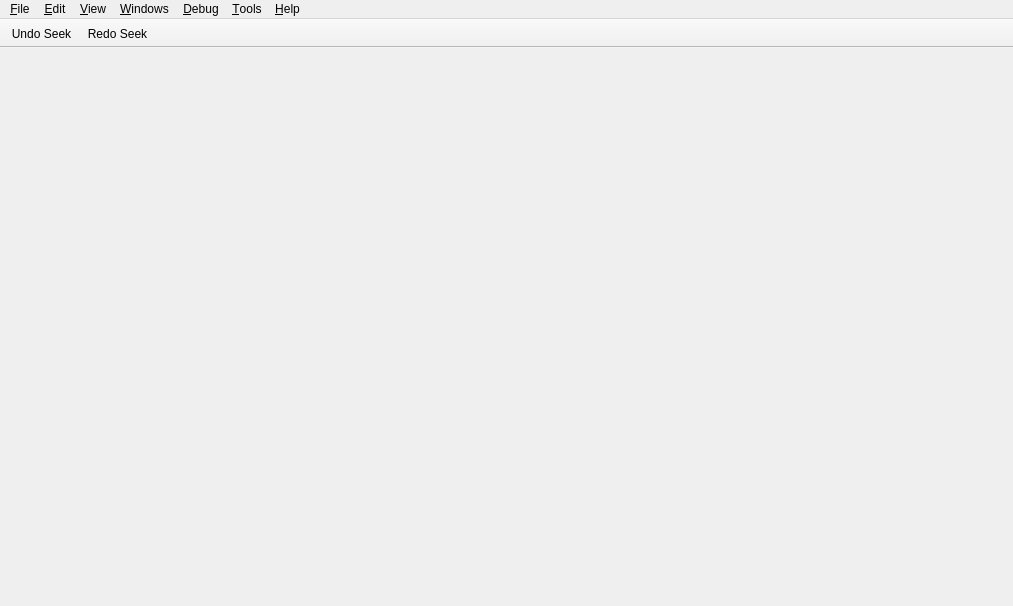
<?xml version="1.0" encoding="UTF-8"?>
<ui version="4.0">
 <class>MainWindow</class>
 <widget class="QMainWindow" name="MainWindow">
  <property name="geometry">
   <rect>
    <x>0</x>
    <y>0</y>
    <width>1013</width>
    <height>606</height>
   </rect>
  </property>
  <property name="sizePolicy">
   <sizepolicy hsizetype="Expanding" vsizetype="Expanding">
    <horstretch>0</horstretch>
    <verstretch>0</verstretch>
   </sizepolicy>
  </property>
  <property name="windowTitle">
   <string notr="true">Cutter</string>
  </property>
  <property name="styleSheet">
   <string notr="true"/>
  </property>
  <property name="documentMode">
   <bool>true</bool>
  </property>
  <property name="dockNestingEnabled">
   <bool>true</bool>
  </property>
  <widget class="QMenu" name="addExtraWidgets">
   <property name="title">
    <string>Add extra...</string>
   </property>
  </widget>
  <widget class="QMenuBar" name="menuBar">
   <property name="geometry">
    <rect>
     <x>0</x>
     <y>0</y>
     <width>1013</width>
     <height>22</height>
    </rect>
   </property>
   <property name="defaultUp">
    <bool>false</bool>
   </property>
   <property name="nativeMenuBar">
    <bool>true</bool>
   </property>
   <widget class="QMenu" name="menuFile">
    <property name="geometry">
     <rect>
      <x>2024</x>
      <y>127</y>
      <width>196</width>
      <height>389</height>
     </rect>
    </property>
    <property name="title">
     <string>&amp;File</string>
    </property>
    <widget class="QMenu" name="menuSetMode">
     <property name="toolTip">
      <string/>
     </property>
     <property name="title">
      <string>Set mode</string>
     </property>
     <addaction name="actionWriteMode"/>
     <addaction name="actionCacheMode"/>
     <addaction name="actionReadOnly"/>
    </widget>
    <addaction name="actionNew"/>
    <addaction name="actionMap"/>
    <addaction name="separator"/>
    <addaction name="actionImportPDB"/>
    <addaction name="actionAnalyze"/>
    <addaction name="separator"/>
    <addaction name="actionApplySigFromFile"/>
    <addaction name="actionCreateNewSig"/>
    <addaction name="separator"/>
    <addaction name="menuSetMode"/>
    <addaction name="actionCommitChanges"/>
    <addaction name="separator"/>
    <addaction name="actionSave"/>
    <addaction name="actionSaveAs"/>
    <addaction name="actionExportAsCode"/>
    <addaction name="separator"/>
    <addaction name="actionRunScript"/>
    <addaction name="separator"/>
    <addaction name="actionQuit"/>
    <addaction name="separator"/>
   </widget>
   <widget class="QMenu" name="menuView">
    <property name="title">
     <string>&amp;View</string>
    </property>
    <property name="tabsOnTop" stdset="0">
     <bool>false</bool>
    </property>
    <widget class="QMenu" name="menuZoom">
     <property name="title">
      <string>Zoom</string>
     </property>
     <addaction name="actionZoomIn"/>
     <addaction name="actionZoomOut"/>
     <addaction name="separator"/>
     <addaction name="actionZoomReset"/>
    </widget>
    <widget class="QMenu" name="menuLayouts">
     <property name="title">
      <string>Layouts</string>
     </property>
    </widget>
    <addaction name="actionRefreshContents"/>
    <addaction name="separator"/>
    <addaction name="actionDefault"/>
    <addaction name="actionResetSettings"/>
    <addaction name="separator"/>
    <addaction name="actionUnlock"/>
    <addaction name="actionTabsOnTop"/>
    <addaction name="actionGroupedDockDragging"/>
    <addaction name="separator"/>
    <addaction name="menuZoom"/>
    <addaction name="separator"/>
    <addaction name="actionManageLayouts"/>
    <addaction name="actionSaveLayout"/>
    <addaction name="menuLayouts"/>
   </widget>
   <widget class="QMenu" name="menuTools">
    <property name="title">
     <string>&amp;Tools</string>
    </property>
    <addaction name="actionBaseFind"/>
   </widget>
   <widget class="QMenu" name="menuHelp">
    <property name="title">
     <string>&amp;Help</string>
    </property>
    <addaction name="actionAbout"/>
    <addaction name="actionIssue"/>
    <addaction name="actionDocumentation"/>
   </widget>
   <widget class="QMenu" name="menuEdit">
    <property name="title">
     <string>&amp;Edit</string>
    </property>
    <addaction name="actionBackward"/>
    <addaction name="actionForward"/>
    <addaction name="separator"/>
    <addaction name="actionPreferences"/>
   </widget>
   <widget class="QMenu" name="menuWindows">
    <property name="title">
     <string>&amp;Windows</string>
    </property>
    <widget class="QMenu" name="menuPlugins">
     <property name="title">
      <string>Plugins</string>
     </property>
    </widget>
    <widget class="QMenu" name="menuAddInfoWidgets">
     <property name="title">
      <string>Info...</string>
     </property>
    </widget>
    <widget class="QMenu" name="menuAddDebugWidgets">
     <property name="title">
      <string>&amp;Debug...</string>
     </property>
    </widget>
    <addaction name="actionExtraDecompiler"/>
    <addaction name="actionExtraDisassembly"/>
    <addaction name="actionExtraGraph"/>
    <addaction name="actionExtraHexdump"/>
    <addaction name="separator"/>
    <addaction name="menuAddInfoWidgets"/>
    <addaction name="menuAddDebugWidgets"/>
    <addaction name="menuPlugins"/>
    <addaction name="separator"/>
   </widget>
   <widget class="QMenu" name="menuDebug">
    <property name="title">
     <string>&amp;Debug</string>
    </property>
   </widget>
   <addaction name="menuFile"/>
   <addaction name="menuEdit"/>
   <addaction name="menuView"/>
   <addaction name="menuWindows"/>
   <addaction name="menuDebug"/>
   <addaction name="menuTools"/>
   <addaction name="menuHelp"/>
  </widget>
  <widget class="QToolBar" name="mainToolBar">
   <property name="sizePolicy">
    <sizepolicy hsizetype="Preferred" vsizetype="Fixed">
     <horstretch>0</horstretch>
     <verstretch>0</verstretch>
    </sizepolicy>
   </property>
   <property name="contextMenuPolicy">
    <enum>Qt::ContextMenuPolicy::DefaultContextMenu</enum>
   </property>
   <property name="windowTitle">
    <string>Main toolbar</string>
   </property>
   <property name="movable">
    <bool>false</bool>
   </property>
   <property name="iconSize">
    <size>
     <width>16</width>
     <height>16</height>
    </size>
   </property>
   <property name="toolButtonStyle">
    <enum>Qt::ToolButtonStyle::ToolButtonIconOnly</enum>
   </property>
   <attribute name="toolBarArea">
    <enum>TopToolBarArea</enum>
   </attribute>
   <attribute name="toolBarBreak">
    <bool>false</bool>
   </attribute>
   <addaction name="actionBackward"/>
   <addaction name="actionForward"/>
  </widget>
  <action name="actionDefault">
   <property name="text">
    <string>Reset to default layout</string>
   </property>
  </action>
  <action name="actionZen">
   <property name="text">
    <string>Zen Mode</string>
   </property>
   <property name="toolTip">
    <string>Zen mode</string>
   </property>
  </action>
  <action name="actionBaseFind">
   <property name="text">
    <string>BaseFind</string>
   </property>
  </action>
  <action name="actionAbout">
   <property name="text">
    <string>About</string>
   </property>
  </action>
  <action name="actionIssue">
   <property name="text">
    <string>Report an issue</string>
   </property>
  </action>
  <action name="actionNew">
   <property name="text">
    <string>New Window</string>
   </property>
   <property name="shortcut">
    <string>Ctrl+N</string>
   </property>
  </action>
  <action name="actionClose">
   <property name="text">
    <string>Close</string>
   </property>
  </action>
  <action name="actionSave_workspace">
   <property name="text">
    <string>Save layout</string>
   </property>
   <property name="toolTip">
    <string>Save layout</string>
   </property>
  </action>
  <action name="actionDocumentation">
   <property name="text">
    <string>Documentation</string>
   </property>
  </action>
  <action name="actionMap">
   <property name="text">
    <string>Map File</string>
   </property>
   <property name="shortcut">
    <string>Ctrl+M</string>
   </property>
  </action>
  <action name="actionSave">
   <property name="text">
    <string>Save Project</string>
   </property>
   <property name="shortcut">
    <string>Ctrl+S</string>
   </property>
  </action>
  <action name="actionCut">
   <property name="text">
    <string>Cut</string>
   </property>
  </action>
  <action name="actionCopy">
   <property name="text">
    <string>Copy</string>
   </property>
  </action>
  <action name="actionPaste">
   <property name="text">
    <string>Paste</string>
   </property>
  </action>
  <action name="actionDelete">
   <property name="text">
    <string>Delete</string>
   </property>
  </action>
  <action name="actionSelectAll">
   <property name="text">
    <string>Select all</string>
   </property>
   <property name="toolTip">
    <string>Select all</string>
   </property>
  </action>
  <action name="actionFind">
   <property name="text">
    <string>Find</string>
   </property>
  </action>
  <action name="actionFindNext">
   <property name="text">
    <string>Find next</string>
   </property>
   <property name="toolTip">
    <string>Find next</string>
   </property>
  </action>
  <action name="actionFindPrevious">
   <property name="text">
    <string>Find previous</string>
   </property>
   <property name="toolTip">
    <string>Find previous</string>
   </property>
  </action>
  <action name="actionBackward">
   <property name="icon">
    <iconset resource="../resources.qrc">
     <normaloff>:/img/icons/arrow_left.svg</normaloff>:/img/icons/arrow_left.svg</iconset>
   </property>
   <property name="text">
    <string>Undo Seek</string>
   </property>
   <property name="toolTip">
    <string>Go back</string>
   </property>
  </action>
  <action name="actionForward">
   <property name="icon">
    <iconset resource="../resources.qrc">
     <normaloff>:/img/icons/arrow_right.svg</normaloff>:/img/icons/arrow_right.svg</iconset>
   </property>
   <property name="text">
    <string>Redo Seek</string>
   </property>
  </action>
  <action name="actionUnlock">
   <property name="checkable">
    <bool>true</bool>
   </property>
   <property name="checked">
    <bool>true</bool>
   </property>
   <property name="icon">
    <iconset resource="../resources.qrc">
     <normaloff>:/lock</normaloff>
     <normalon>:/unlock</normalon>:/lock</iconset>
   </property>
   <property name="text">
    <string>Unlock Panels</string>
   </property>
   <property name="toolTip">
    <string>Toggle panel locks</string>
   </property>
   <property name="iconVisibleInMenu">
    <bool>false</bool>
   </property>
  </action>
  <action name="actionTheme">
   <property name="checkable">
    <bool>false</bool>
   </property>
   <property name="icon">
    <iconset resource="../resources.qrc">
     <normaloff>:/img/icons/themes.svg</normaloff>:/img/icons/themes.svg</iconset>
   </property>
   <property name="text">
    <string>Theme</string>
   </property>
   <property name="autoRepeat">
    <bool>false</bool>
   </property>
   <property name="menuRole">
    <enum>QAction::MenuRole::PreferencesRole</enum>
   </property>
  </action>
  <action name="actionTabs">
   <property name="icon">
    <iconset resource="../resources.qrc">
     <normaloff>:/img/icons/tabs.svg</normaloff>:/img/icons/tabs.svg</iconset>
   </property>
   <property name="text">
    <string>Tabs up/down</string>
   </property>
   <property name="toolTip">
    <string>Tabs up/down</string>
   </property>
  </action>
  <action name="actionRefresh_Panels">
   <property name="icon">
    <iconset resource="../resources.qrc">
     <normaloff>:/img/icons/spin.svg</normaloff>:/img/icons/spin.svg</iconset>
   </property>
   <property name="text">
    <string>Refresh</string>
   </property>
  </action>
  <action name="actionTabsOnTop">
   <property name="checkable">
    <bool>true</bool>
   </property>
   <property name="text">
    <string>Show Tabs at the Top</string>
   </property>
   <property name="toolTip">
    <string>Toggle tab position</string>
   </property>
  </action>
  <action name="actionDarkTheme">
   <property name="text">
    <string>Dark Theme</string>
   </property>
  </action>
  <action name="actionLoadWorkspace">
   <property name="text">
    <string>Load layout</string>
   </property>
   <property name="toolTip">
    <string>Load layout</string>
   </property>
  </action>
  <action name="actionWhiteTheme">
   <property name="text">
    <string>Default Theme</string>
   </property>
  </action>
  <action name="actionBindiff">
   <property name="text">
    <string>Bindiff</string>
   </property>
  </action>
  <action name="actionAnalysis">
   <property name="text">
    <string>Analysis</string>
   </property>
  </action>
  <action name="actionTestMenu">
   <property name="text">
    <string>Test menu</string>
   </property>
  </action>
  <action name="actionHexCopyHexpair">
   <property name="text">
    <string>Copy hexpair</string>
   </property>
   <property name="toolTip">
    <string>Copy hexpair</string>
   </property>
  </action>
  <action name="actionHexCopyText">
   <property name="text">
    <string>Copy text</string>
   </property>
   <property name="toolTip">
    <string>Copy text</string>
   </property>
  </action>
  <action name="actionHexCopyAscii">
   <property name="text">
    <string>Copy ASCII</string>
   </property>
  </action>
  <action name="actionHexInsertString">
   <property name="text">
    <string>Insert string</string>
   </property>
   <property name="toolTip">
    <string>Insert string</string>
   </property>
  </action>
  <action name="actionHexInsertHex">
   <property name="text">
    <string>Insert hex</string>
   </property>
   <property name="toolTip">
    <string>Insert hex</string>
   </property>
  </action>
  <action name="actionHexEdit">
   <property name="text">
    <string>Edit</string>
   </property>
  </action>
  <action name="actionHexPaste">
   <property name="text">
    <string>Paste</string>
   </property>
  </action>
  <action name="actionDisasShowHideBytes">
   <property name="text">
    <string>Show/Hide bytes</string>
   </property>
  </action>
  <action name="actionDisasSwitchCase">
   <property name="text">
    <string>Switch case</string>
   </property>
  </action>
  <action name="actionDisasCopyAll">
   <property name="text">
    <string>Copy all</string>
   </property>
   <property name="toolTip">
    <string>Copy all</string>
   </property>
  </action>
  <action name="actionDisasCopyBytes">
   <property name="text">
    <string>Copy bytes</string>
   </property>
   <property name="toolTip">
    <string>Copy bytes</string>
   </property>
  </action>
  <action name="actionDisasCopyDisasm">
   <property name="text">
    <string>Copy disasm</string>
   </property>
   <property name="toolTip">
    <string>Copy disasm</string>
   </property>
  </action>
  <action name="actionDisplayOptions">
   <property name="text">
    <string>Copy disasm</string>
   </property>
   <property name="toolTip">
    <string>Copy disasm</string>
   </property>
  </action>
  <action name="actionStartWebServer">
   <property name="checkable">
    <bool>true</bool>
   </property>
   <property name="icon">
    <iconset resource="../resources.qrc">
     <normaloff>:/img/icons/cloud.svg</normaloff>:/img/icons/cloud.svg</iconset>
   </property>
   <property name="text">
    <string>Start web server</string>
   </property>
   <property name="toolTip">
    <string>Start web server</string>
   </property>
  </action>
  <action name="action1column">
   <property name="text">
    <string>1</string>
   </property>
  </action>
  <action name="action2columns">
   <property name="text">
    <string>2</string>
   </property>
  </action>
  <action name="action4columns">
   <property name="text">
    <string>4</string>
   </property>
  </action>
  <action name="action8columns">
   <property name="text">
    <string>8</string>
   </property>
  </action>
  <action name="action16columns">
   <property name="text">
    <string>16</string>
   </property>
  </action>
  <action name="action32columns">
   <property name="text">
    <string>32</string>
   </property>
  </action>
  <action name="action64columns">
   <property name="text">
    <string>64</string>
   </property>
  </action>
  <action name="actionSyntaxATTIntel">
   <property name="text">
    <string>Syntax AT&amp;T/Intel</string>
   </property>
  </action>
  <action name="actionFunctionsRename">
   <property name="text">
    <string>Rename</string>
   </property>
  </action>
  <action name="actionFunctionsUndefine">
   <property name="text">
    <string>Undefine</string>
   </property>
  </action>
  <action name="actionDisasRename">
   <property name="text">
    <string>Rename</string>
   </property>
  </action>
  <action name="actionDisasmUndefine">
   <property name="text">
    <string>Undefine</string>
   </property>
  </action>
  <action name="actionDisasAddComment">
   <property name="text">
    <string>Add comment</string>
   </property>
  </action>
  <action name="actionhideBottomPannel">
   <property name="checkable">
    <bool>true</bool>
   </property>
   <property name="icon">
    <iconset resource="../resources.qrc">
     <normaloff>:/img/icons/down.svg</normaloff>:/img/icons/down.svg</iconset>
   </property>
   <property name="text">
    <string>Show/Hide bottom panel</string>
   </property>
   <property name="toolTip">
    <string>Show/Hide bottom panel</string>
   </property>
  </action>
  <action name="actionRunScript">
   <property name="text">
    <string>Run Rizin script</string>
   </property>
  </action>
  <action name="actionResetSettings">
   <property name="text">
    <string>Reset Settings</string>
   </property>
   <property name="toolTip">
    <string>Reset settings</string>
   </property>
  </action>
  <action name="actionQuit">
   <property name="text">
    <string>Quit</string>
   </property>
   <property name="shortcut">
    <string>Ctrl+Q</string>
   </property>
  </action>
  <action name="actionExports">
   <property name="checkable">
    <bool>true</bool>
   </property>
   <property name="text">
    <string>Exports</string>
   </property>
   <property name="toolTip">
    <string>Show/Hide Exports panel</string>
   </property>
  </action>
  <action name="actionRefreshContents">
   <property name="text">
    <string>Refresh Contents</string>
   </property>
   <property name="toolTip">
    <string>Refresh contents</string>
   </property>
  </action>
  <action name="actionDisplayEsil">
   <property name="checkable">
    <bool>true</bool>
   </property>
   <property name="text">
    <string>Show ESIL rather than assembly</string>
   </property>
  </action>
  <action name="actionDisplayDecompiler">
   <property name="checkable">
    <bool>true</bool>
   </property>
   <property name="text">
    <string>Show pseudocode rather than assembly</string>
   </property>
  </action>
  <action name="actionDisplayOffsets">
   <property name="checkable">
    <bool>true</bool>
   </property>
   <property name="checked">
    <bool>true</bool>
   </property>
   <property name="text">
    <string>Display offsets</string>
   </property>
  </action>
  <action name="actionPreferences">
   <property name="text">
    <string>Preferences</string>
   </property>
  </action>
  <action name="actionSaveAs">
   <property name="text">
    <string>Save Project As...</string>
   </property>
  </action>
  <action name="actionGraph">
   <property name="checkable">
    <bool>true</bool>
   </property>
   <property name="text">
    <string>Graph</string>
   </property>
  </action>
  <action name="actionImportPDB">
   <property name="text">
    <string>Import PDB</string>
   </property>
  </action>
  <action name="actionAnalyze">
   <property name="text">
    <string>Analyze Program</string>
   </property>
  </action>
  <action name="actionExportAsCode">
   <property name="text">
    <string>Export as code</string>
   </property>
  </action>
  <action name="actionApplySigFromFile">
   <property name="text">
    <string>Apply Signature From File</string>
   </property>
  </action>
  <action name="actionCreateNewSig">
   <property name="text">
    <string>Create New Signature File</string>
   </property>
  </action>
  <action name="actionExtraHexdump">
   <property name="text">
    <string>Add Hexdump</string>
   </property>
  </action>
  <action name="actionExtraDecompiler">
   <property name="text">
    <string>Add Decompiler</string>
   </property>
  </action>
  <action name="actionExtraDisassembly">
   <property name="text">
    <string>Add Disassembly</string>
   </property>
  </action>
  <action name="actionExtraGraph">
   <property name="text">
    <string>Add Graph</string>
   </property>
  </action>
  <action name="actionGroupedDockDragging">
   <property name="checkable">
    <bool>true</bool>
   </property>
   <property name="checked">
    <bool>true</bool>
   </property>
   <property name="text">
    <string>Grouped dock dragging</string>
   </property>
  </action>
  <action name="actionZoomIn">
   <property name="text">
    <string>Zoom In</string>
   </property>
   <property name="shortcut">
    <string>Ctrl++</string>
   </property>
   <property name="shortcutContext">
    <enum>Qt::ShortcutContext::ApplicationShortcut</enum>
   </property>
  </action>
  <action name="actionZoomOut">
   <property name="text">
    <string>Zoom Out</string>
   </property>
   <property name="shortcut">
    <string>Ctrl+-</string>
   </property>
   <property name="shortcutContext">
    <enum>Qt::ShortcutContext::ApplicationShortcut</enum>
   </property>
  </action>
  <action name="actionZoomReset">
   <property name="text">
    <string>Reset</string>
   </property>
   <property name="shortcut">
    <string>Ctrl+=</string>
   </property>
   <property name="shortcutContext">
    <enum>Qt::ShortcutContext::ApplicationShortcut</enum>
   </property>
  </action>
  <action name="actionCommitChanges">
   <property name="text">
    <string>Commit changes</string>
   </property>
  </action>
  <action name="actionWriteMode">
   <property name="checkable">
    <bool>true</bool>
   </property>
   <property name="text">
    <string>Write mode</string>
   </property>
   <property name="toolTip">
    <string>Open the file in write mode. Every change to the file will change the original file on disk.</string>
   </property>
  </action>
  <action name="actionCacheMode">
   <property name="checkable">
    <bool>true</bool>
   </property>
   <property name="text">
    <string>Cache mode</string>
   </property>
   <property name="toolTip">
    <string>Enable cache mode. Changes to the file would not be applied to disk unless you specifically commit them. This is a safer option.</string>
   </property>
  </action>
  <action name="actionReadOnly">
   <property name="checkable">
    <bool>true</bool>
   </property>
   <property name="checked">
    <bool>true</bool>
   </property>
   <property name="text">
    <string>Read-Only mode</string>
   </property>
  </action>
  <action name="actionSaveLayout">
   <property name="text">
    <string>Save layout</string>
   </property>
  </action>
  <action name="actionManageLayouts">
   <property name="text">
    <string>Manage layouts</string>
   </property>
  </action>
 </widget>
 <layoutdefault spacing="6" margin="11"/>
 <resources>
  <include location="../resources.qrc"/>
 </resources>
 <connections/>
</ui>
